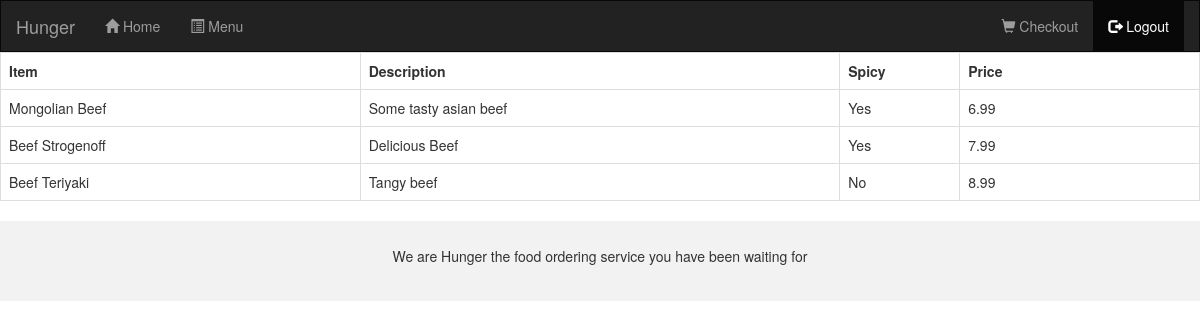
Page /Project/menu.php (signed in) on the committed database.
### tables this page shows
CREATE TABLE item (
    item_id INT(11) NOT NULL COMMENT 'PK',
    menu_id INT(11) NOT NULL COMMENT 'FK MENU TABLE',
    item_name VARCHAR(255) NOT NULL,
    item_description TEXT(1000) NOT NULL,
    meat_id INT(11) NOT NULL COMMENT 'FK MEATS TABLE',
    spicy BOOLEAN NOT NULL,
    price DECIMAL(10,2) DEFAULT 0.0
);

### Project/menu.php (the view, shortened to what this page needs)
<?php
    include('Includes/header.php');
    include('includes/dbconnection.php');
?>
<html>
    <body>
        <?php
            $select_menu = "SELECT * FROM item";
            $result = $conn->query($select_menu);
            if($result->num_rows > 0){
                echo "<div class='table-responsive'>
                        <table class='table table-bordered'>
                            <tr>
                                <th width='30%'>Item</th>
                                <th width='40%'>Description</th>
                                <th width='10%'>Spicy</th>
                                <th width='20%'>Price</th>
                            </tr>";
                while($row = $result->fetch_assoc()){
                    echo
                        "<tr>" .
                                "<td>".$row['item_name']."</td>".
                                "<td>".$row['item_description']."</td>";
                                if($row['spicy'] == 1)
                                    $spicy = "Yes";
                                else
                                    $spicy = "No";
                    echo        "<td>".$spicy."</td>".
                                "<td>".$row['price']."</td>".
                        "</tr>";
                }
                echo "</table>
                </div>";
            }
            else {
                echo "<h3>Sorry try again later!</h3>";
            }
            include('Includes\footer.php')
        ?>
    </body>
</html>

### rows in the picture
item: item_name "Mongolian Beef", item_description "Some tasty asian beef", spicy "Yes", price "6.99"
item: item_name "Beef Strogenoff", item_description "Delicious Beef", spicy "Yes", price "7.99"
item: item_name "Beef Teriyaki", item_description "Tangy beef", spicy "No", price "8.99"
